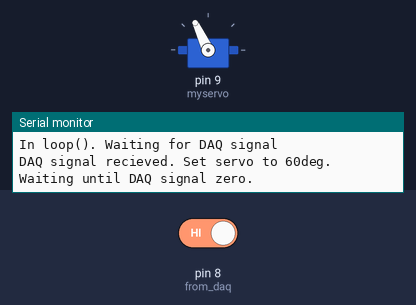
Bench run of a sketch on a simulated Arduino Uno, built with avr-gcc and run on an emulated ATmega328P. Shown: servo, the last lines printed to the serial monitor. The inputs (shaded band) are chosen by the test bench; at power-on: pin 8 (from_daq) HIGH.

Above: at 2.2 s.
2.3 s: pin 8 (from_daq) driven LOW
At 3.5 s:
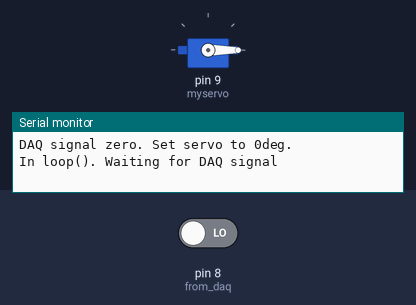
3.8 s: pin 8 (from_daq) driven HIGH
At 4.8 s:
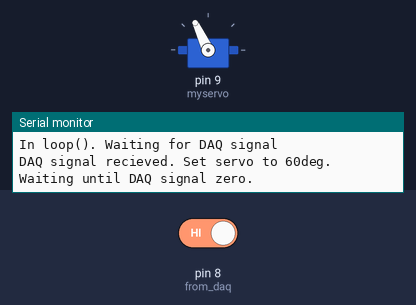
Timing chart, 0 to 6.8 s (numbered marks = the images above; inputs shaded):
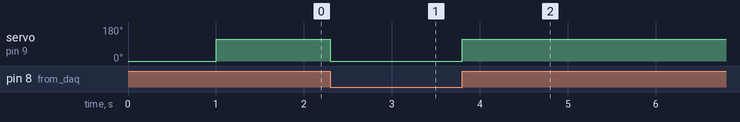

Measured:
- after the input at 2.3 s, servo on pin 9 (myservo): 115° → 0° at once
- after the input at 3.8 s, servo on pin 9 (myservo): 0° → 115° at once

The sketch:

Servo_Arduino_Load_Cell_Calibration.ino
```cpp
#include <Servo.h>

Servo myservo;  // create servo object to control a servo
// twelve servo objects can be created on most boards

int pos = 0;    // variable to store the servo position
int from_daq = 8;
int CLOSE = 115;

void setup() {
 myservo.attach(9);  // attaches the servo on pin 9 to the servo object
 myservo.write(0);
 pinMode(from_daq, INPUT);
 Serial.begin(9600);
 Serial.println("In setup(). Set servo to 0deg.");
 delay(1000);
}

void loop() {
 Serial.println("In loop(). Waiting for DAQ signal");
 while(digitalRead(from_daq) == LOW); //wait until not low
 myservo.write(CLOSE);
 myservo.write(CLOSE);
 myservo.write(CLOSE);
 myservo.write(CLOSE);
 myservo.write(CLOSE);
 myservo.write(CLOSE);
 myservo.write(CLOSE);
 myservo.write(CLOSE);
 Serial.println("DAQ signal recieved. Set servo to 60deg. Waiting until DAQ signal zero.");
 while(digitalRead(from_daq) == HIGH); //wait until not high
 myservo.write(0);
 myservo.write(0);
 myservo.write(0);
 myservo.write(0);
 myservo.write(0);
 myservo.write(0);
 myservo.write(0);
 myservo.write(0);
 Serial.println("DAQ signal zero. Set servo to 0deg.");
}
```
